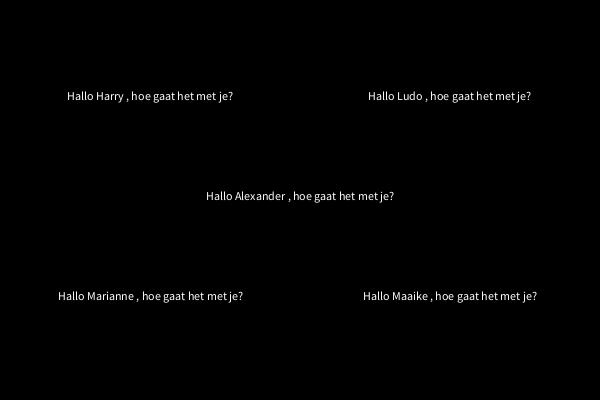
Frame 1 (no input)
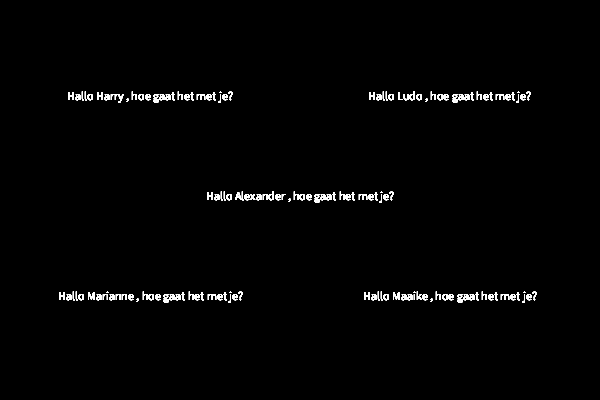
Frame 60 (the mouse pressed at the canvas centre just before this capture)
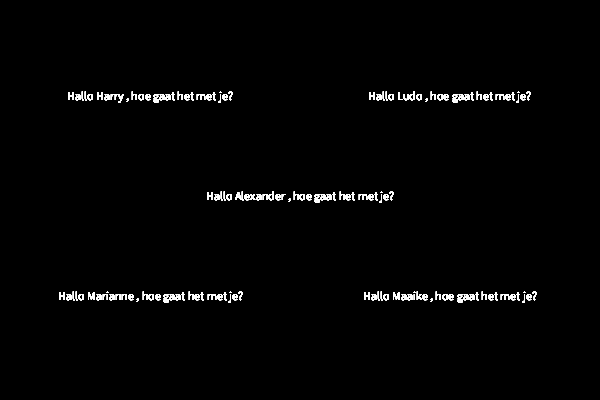
Frame 120 (the mouse held since frame 60 and released just before this capture)

The Processing sketch that drew these frames (run headless with seeded random() and noise(); from frame 60 on, the mouse is pressed at the canvas centre):

// Processing sketch: Oefenopgave4_2
// ── Oefenopgave4_2.pde


void setup(){
  size(600,400);
  background(0);
  //grid();
}

void draw(){
  welcome(width/4, height/4, "Harry");
  welcome(width/4, (height/4)*3, "Marianne");
  welcome((width/4)*3, height/4, "Ludo");
  welcome((width/4)*3, (height/4)*3, "Maaike");
  welcome((width/4)*2, (height/4)*2, "Alexander");
}

void welcome(int x, int y, String name){
  smooth();
  stroke(255);
  textAlign(CENTER);
  text("Hallo " + name + " , hoe gaat het met je?", x, y);
}

void grid(){
  stroke(255);
  line(width/2, 0, width/2, height);
  line(0, height/2, width, height/2);
}
